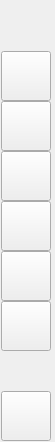
     <widget class="QWidget" name="icon_w" native="true">
      <property name="minimumSize">
       <size>
        <width>0</width>
        <height>0</height>
       </size>
      </property>
      <property name="maximumSize">
       <size>
        <width>55</width>
        <height>16777215</height>
       </size>
      </property>
      <layout class="QVBoxLayout" name="verticalLayout">
       <property name="spacing">
        <number>0</number>
       </property>
       <property name="sizeConstraint">
        <enum>QLayout::SetDefaultConstraint</enum>
       </property>
       <property name="leftMargin">
        <number>1</number>
       </property>
       <property name="topMargin">
        <number>1</number>
       </property>
       <property name="rightMargin">
        <number>1</number>
       </property>
       <property name="bottomMargin">
        <number>1</number>
       </property>
       <item>
        <layout class="QVBoxLayout" name="icon_layout">
         <property name="spacing">
          <number>0</number>
         </property>
         <property name="leftMargin">
          <number>0</number>
         </property>
         <property name="topMargin">
          <number>0</number>
         </property>
         <property name="rightMargin">
          <number>0</number>
         </property>
         <property name="bottomMargin">
          <number>0</number>
         </property>
         <item>
          <widget class="QPushButton" name="icon_menu_b">
           <property name="minimumSize">
            <size>
             <width>50</width>
             <height>50</height>
            </size>
           </property>
           <property name="maximumSize">
            <size>
             <width>50</width>
             <height>50</height>
            </size>
           </property>
           <property name="text">
            <string/>
           </property>
           <property name="icon">
            <iconset>
             <normaloff>:/icons/robot.ico</normaloff>:/icons/robot.ico</iconset>
           </property>
           <property name="iconSize">
            <size>
             <width>50</width>
             <height>50</height>
            </size>
           </property>
           <property name="checkable">
            <bool>true</bool>
           </property>
           <property name="autoExclusive">
            <bool>true</bool>
           </property>
           <property name="flat">
            <bool>true</bool>
           </property>
          </widget>
         </item>
         <item>
          <widget class="QPushButton" name="icon_panel_b">
           <property name="minimumSize">
            <size>
             <width>50</width>
             <height>50</height>
            </size>
           </property>
           <property name="maximumSize">
            <size>
             <width>50</width>
             <height>50</height>
            </size>
           </property>
           <property name="text">
            <string/>
           </property>
           <property name="icon">
            <iconset>
             <normaloff>:/icons/robot-64.ico</normaloff>:/icons/robot-64.ico</iconset>
           </property>
           <property name="iconSize">
            <size>
             <width>30</width>
             <height>30</height>
            </size>
           </property>
           <property name="checkable">
            <bool>true</bool>
           </property>
           <property name="autoExclusive">
            <bool>true</bool>
           </property>
          </widget>
         </item>
         <item>
          <widget class="QPushButton" name="icon_webcam_b">
           <property name="minimumSize">
            <size>
             <width>50</width>
             <height>50</height>
            </size>
           </property>
           <property name="maximumSize">
            <size>
             <width>50</width>
             <height>50</height>
            </size>
           </property>
           <property name="text">
            <string/>
           </property>
           <property name="icon">
            <iconset>
             <normaloff>:/icons/integrated-webcam-64.ico</normaloff>:/icons/integrated-webcam-64.ico</iconset>
           </property>
           <property name="iconSize">
            <size>
             <width>30</width>
             <height>30</height>
            </size>
           </property>
           <property name="checkable">
            <bool>true</bool>
           </property>
           <property name="autoExclusive">
            <bool>true</bool>
           </property>
          </widget>
         </item>
         <item>
          <widget class="QPushButton" name="icon_graphes_b">
           <property name="minimumSize">
            <size>
             <width>50</width>
             <height>50</height>
            </size>
           </property>
           <property name="maximumSize">
            <size>
             <width>50</width>
             <height>50</height>
            </size>
           </property>
           <property name="text">
            <string/>
           </property>
           <property name="icon">
            <iconset>
             <normaloff>:/icons/line-64.ico</normaloff>:/icons/line-64.ico</iconset>
           </property>
           <property name="iconSize">
            <size>
             <width>30</width>
             <height>30</height>
            </size>
           </property>
           <property name="checkable">
            <bool>true</bool>
           </property>
           <property name="autoExclusive">
            <bool>true</bool>
           </property>
          </widget>
         </item>
         <item>
          <widget class="QPushButton" name="icon_terminal_b">
           <property name="minimumSize">
            <size>
             <width>50</width>
             <height>50</height>
            </size>
           </property>
           <property name="maximumSize">
            <size>
             <width>50</width>
             <height>50</height>
            </size>
           </property>
           <property name="text">
            <string/>
           </property>
           <property name="icon">
            <iconset>
             <normaloff>:/icons/code-64.ico</normaloff>:/icons/code-64.ico</iconset>
           </property>
           <property name="iconSize">
            <size>
             <width>30</width>
             <height>30</height>
            </size>
           </property>
           <property name="checkable">
            <bool>true</bool>
           </property>
           <property name="autoExclusive">
            <bool>true</bool>
           </property>
          </widget>
         </item>
         <item>
          <widget class="QPushButton" name="icon_controles_b">
           <property name="minimumSize">
            <size>
             <width>50</width>
             <height>50</height>
            </size>
           </property>
           <property name="maximumSize">
            <size>
             <width>50</width>
             <height>50</height>
            </size>
           </property>
           <property name="text">
            <string/>
           </property>
           <property name="icon">
            <iconset>
             <normaloff>:/icons/arrow-direction-64.ico</normaloff>:/icons/arrow-direction-64.ico</iconset>
           </property>
           <property name="iconSize">
            <size>
             <width>30</width>
             <height>30</height>
            </size>
           </property>
           <property name="checkable">
            <bool>true</bool>
           </property>
           <property name="autoExclusive">
            <bool>true</bool>
           </property>
          </widget>
         </item>
         <item>
          <widget class="QPushButton" name="icon_parametres_b">
           <property name="minimumSize">
            <size>
             <width>50</width>
             <height>50</height>
            </size>
           </property>
           <property name="maximumSize">
            <size>
             <width>50</width>
             <height>50</height>
            </size>
           </property>
           <property name="text">
            <string/>
           </property>
           <property name="icon">
            <iconset>
             <normaloff>:/icons/cog-64.ico</normaloff>:/icons/cog-64.ico</iconset>
           </property>
           <property name="iconSize">
            <size>
             <width>30</width>
             <height>30</height>
            </size>
           </property>
           <property name="checkable">
            <bool>true</bool>
           </property>
           <property name="autoExclusive">
            <bool>true</bool>
           </property>
          </widget>
         </item>
         <item>
          <spacer name="verticalSpacer_2">
           <property name="orientation">
            <enum>Qt::Vertical</enum>
           </property>
           <property name="sizeHint" stdset="0">
            <size>
             <width>20</width>
             <height>40</height>
            </size>
           </property>
          </spacer>
         </item>
         <item>
          <widget class="QPushButton" name="icon_exit_b">
           <property name="minimumSize">
            <size>
             <width>50</width>
             <height>50</height>
            </size>
           </property>
           <property name="maximumSize">
            <size>
             <width>50</width>
             <height>50</height>
            </size>
           </property>
           <property name="text">
            <string/>
           </property>
           <property name="icon">
            <iconset>
             <normaloff>:/icons/exit-64.ico</normaloff>:/icons/exit-64.ico</iconset>
           </property>
           <property name="iconSize">
            <size>
             <width>30</width>
             <height>30</height>
            </size>
           </property>
           <property name="checkable">
            <bool>true</bool>
           </property>
           <property name="autoExclusive">
            <bool>true</bool>
           </property>
          </widget>
         </item>
        </layout>
       </item>
      </layout>
     </widget>
